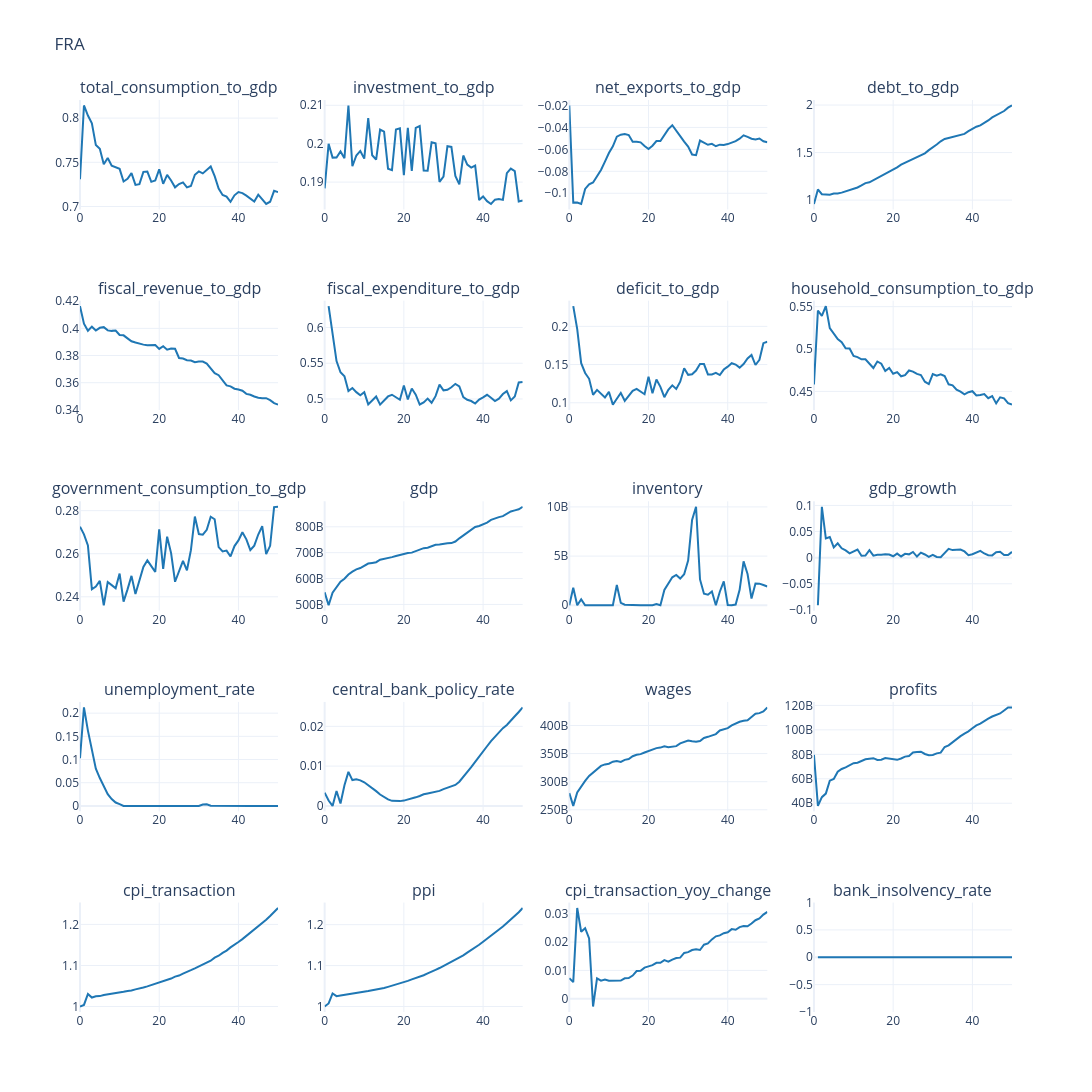

The notebook cell saved with this chart:
### Markdown cell above
### Core overview plots

### Code cell
plot_columns = [
    "total_consumption_to_gdp", "investment_to_gdp", "net_exports_to_gdp",
    "debt_to_gdp", "fiscal_revenue_to_gdp", "fiscal_expenditure_to_gdp", "deficit_to_gdp",
    "household_consumption_to_gdp", "government_consumption_to_gdp", "gdp", "inventory",
    "gdp_growth", "unemployment_rate", "central_bank_policy_rate",
    "wages", "profits", "cpi_transaction", "ppi", "cpi_transaction_yoy_change", "bank_insolvency_rate",
    "avg_tfp_multiplier",
]

plot_output(
    df=df_base[plot_columns],
    no_rows=5,
    no_cols=4,
    country_code=cfg.country_iso3,
    line_color="#1f77b4",
    **FIG_SIZE_BENCHMARK,
)
